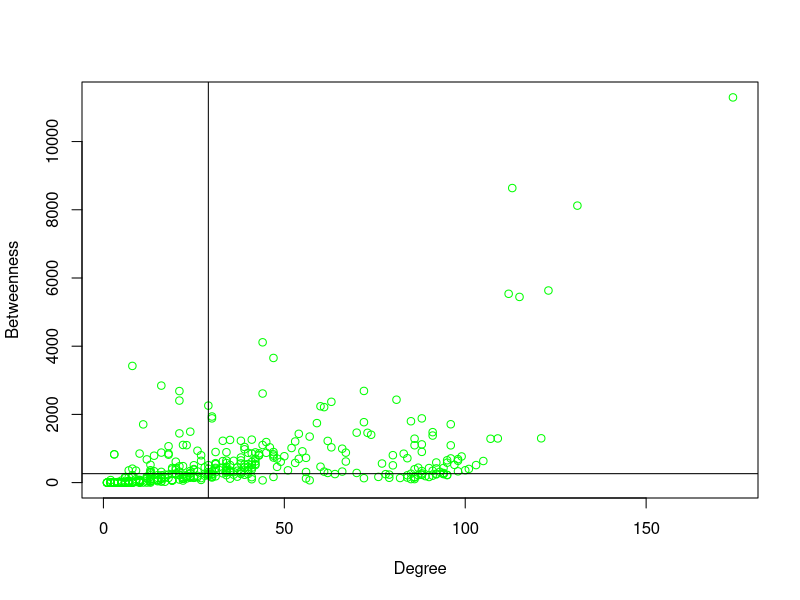
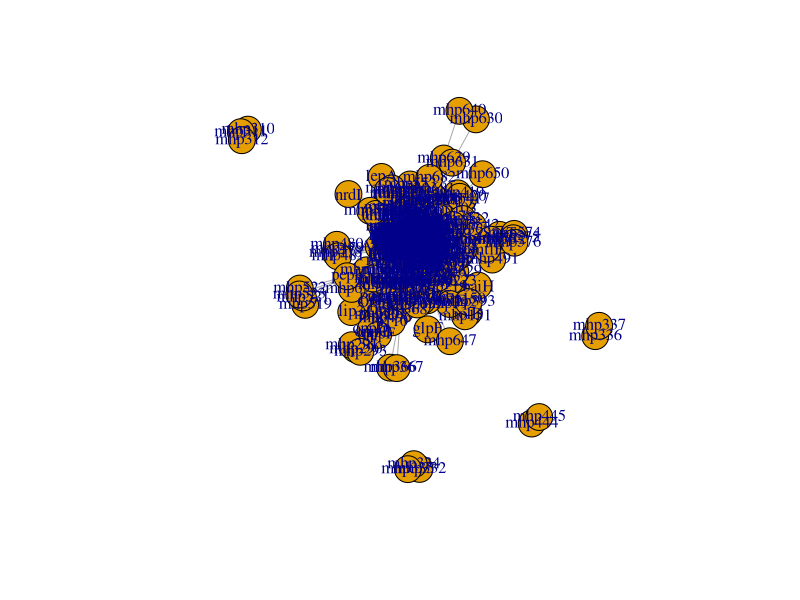

Here is the R script that generated these plots, in order:
##### ##### ##### APLICAÇÃO DE BIOLOGIA DE SISTEMAS NO PROETO DE DOUTORADOA ##### ##### #####

###### Bibliotecas e pacotes importantes #####
library(dplyr)

###### ###### ###### Etapa 1 ##### ###### ###### Centralidades (Degree and Betweennes)

#Importando dados
node_deg_bet <- read.csv("04_string_cs_degree_betweenes.csv", stringsAsFactors = FALSE)

# Gráfico e linhas de média para definição dos quadrantes
plot(node_deg_bet$Degree.unDir, node_deg_bet$Betweenness.unDir, xlab="Degree", ylab ="Betweenness", col = "green")
abline(h = median(node_deg_bet$Betweenness.unDir), v = median(node_deg_bet$Degree.unDir))

# Classificação de Grupamentos e Gargalos(Hubs e Bottlenecks)
g_h_b <- node_deg_bet[node_deg_bet$Degree.unDir >= median(node_deg_bet$Degree.unDir)&(node_deg_bet$Betweenness.unDir >= median(node_deg_bet$Betweenness.unDir)),]
g_h_nb <- node_deg_bet[node_deg_bet$Degree.unDir > median(node_deg_bet$Degree.unDir)&(node_deg_bet$Betweenness.unDir < median(node_deg_bet$Betweenness.unDir)),]
g_nh_b <- node_deg_bet[node_deg_bet$Degree.unDir < median(node_deg_bet$Degree.unDir)&(node_deg_bet$Betweenness.unDir > median(node_deg_bet$Betweenness.unDir)),]
g_nh_nb <- node_deg_bet[node_deg_bet$Degree.unDir <= median(node_deg_bet$Degree.unDir)&(node_deg_bet$Betweenness.unDir <= median(node_deg_bet$Betweenness.unDir)),]

# Criando coluna e nomeando conforme classificação
g_h_b$Centrality <- "HB"
g_h_nb$Centrality <- "HnB"
g_nh_b$Centrality <- "nHB"
g_nh_nb$Centrality <- "nHnB"

node_centrality <- bind_rows(g_h_b, g_h_nb, g_nh_b, g_nh_nb)

##### ###### ###### FIM ###### ###### ##### B. A. R. T.

##### ##### ##### APLICAÇÃO DE BIOLOGIA DE SISTEMAS NO PROETO DE DOUTORADOA ##### ##### #####

###### Bibliotecas e pacotes importantes #####
library(dplyr)
library(igraph)

###### ###### ###### Etapa 2 ###### ###### ##### Comunidades e Modularidade (algoritmo walktrap)

# Imporantando rede
string_interaction_short <- read.delim("03_string_interactions_short.tsv")

# Selecionando a rede de interesse
network <- string_interaction_short[,c(1,2,13)]
network_igraph <- graph_from_data_frame(network, directed = FALSE, vertices = NULL)
plot(network_igraph)

# Rede de análise de comunidades usando o algoritmo walktrap
network_igraph_walktrap <- walktrap.community(network_igraph, weights = E(network_igraph)$weight, steps = 4, merge = TRUE)

network_igraph_walktrap.names <- as.data.frame(network_igraph_walktrap$names)
network_igraph_walktrap.membership <- as.data.frame(network_igraph_walktrap$membership)

network_igraph_walktrap.bind <- cbind(network_igraph_walktrap.names, network_igraph_walktrap.membership)

# Arrumando a nomenclatura das colunas do dataframe
names(network_igraph_walktrap.bind) [names(network_igraph_walktrap.bind) == "network_igraph_walktrap$names"] <- "Nodes"
names(network_igraph_walktrap.bind) [names(network_igraph_walktrap.bind) == "network_igraph_walktrap$membership"] <- "Module"

### - Adaptação do código - testspace

# Importando dados de centraliade obtidos no Cytoscape

network_centrality_01 <- as.data.frame(node_centrality$name)
network_centrality_02 <- as.data.frame(node_centrality$Betweenness.unDir)
network_centrality_03 <- as.data.frame(node_centrality$Degree.unDir)
network_centrality_04 <- as.data.frame(node_centrality$Centrality)

network_centrality <- cbind(network_centrality_01, network_centrality_02, network_centrality_03, network_centrality_04)

# Arrumando nomes das colunas do dataframe
names(network_centrality) [names(network_centrality) == "node_centrality$name"] <- "Nodes"
names(network_centrality) [names(network_centrality) == "node_centrality$Betweenness.unDir"] <- "Betweennes"
names(network_centrality) [names(network_centrality) == "node_centrality$Degree.unDir"] <- "Degree"
names(network_centrality) [names(network_centrality) == "node_centrality$Centrality"] <- "Centrality"

# Combinando a análises de comunidade e centralidades gerando um dataframe concatenado
network_combined.df <- merge(network_igraph_walktrap.bind, network_centrality, by = "Nodes")
write.table(cbind(rownames(network_combined.df), network_combined.df), file = '05_Network_centrality_modularity.txt', sep ='\t',row.names = F, quote = F)

# Comando para selecionar uma comunidade de nós de interesse

network_combined.df %>% group_by('Module') %>% count('Centrality')
Cluster_8_wtc <- subset(network_igraph_walktrap.bind, Module == "8" )
Cluster_4_wtc <- subset(network_igraph_walktrap.bind, Module == "4" )

##### FIM ##### B. A. R. T.

#Bioconductor
#cluster profile
#redução de similararidade semâtica


#Rrvigo
